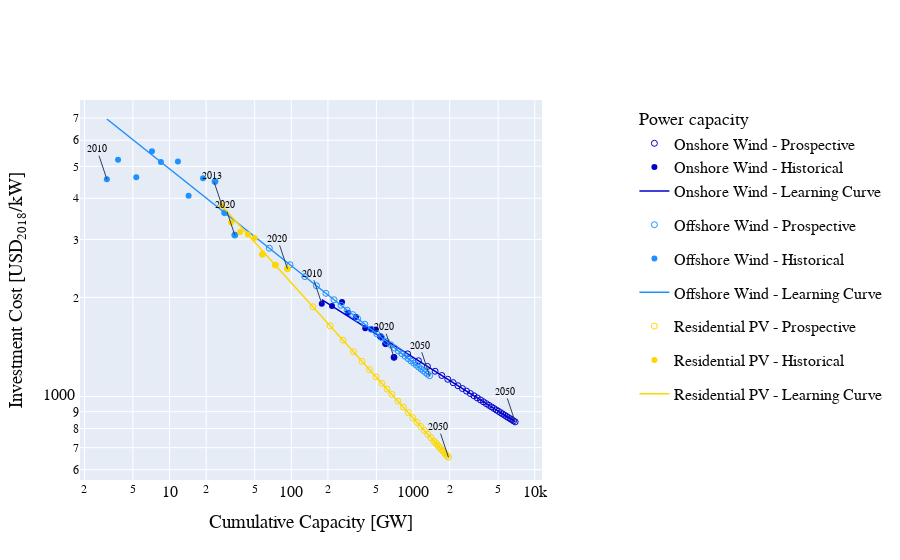

Notebook code for this chart:
### Code cell
hist_installed_cap = hist_cost['installed_cap']
hist_c_inv = hist_cost['c_inv']
hist_year = hist_cost['year']

future_installed_cap = future_cost['installed_cap']
future_c_inv = future_cost['c_inv']

first_point_year = hist_cost[(hist_cost.c_inv >= 0)].year.min()
last_hist_point_year = hist_cost[(hist_cost.c_inv >= 0)].year.max()
log_first_point = np.log10(hist_cost[(hist_cost.year == first_point_year)].installed_cap)
log_last_point = np.log10(future_cost[(future_cost.year == 2050)].installed_cap)

x_reg = np.logspace(float(log_first_point), float(log_last_point), 100)
y_reg = np.exp(a+b*np.log(x_reg))

first_x = float(hist_cost[(hist_cost.c_inv >= 0) & (hist_cost.year == first_point_year)].installed_cap)
first_y = float(hist_cost[(hist_cost.c_inv >= 0) & (hist_cost.year == first_point_year)].c_inv)
first_year = int(hist_cost[(hist_cost.c_inv >= 0) & (hist_cost.year == first_point_year)].year)

last_x = float(hist_cost[(hist_cost.c_inv >= 0) & (hist_cost.year == last_hist_point_year)].installed_cap)
last_y = float(hist_cost[(hist_cost.c_inv >= 0) & (hist_cost.year == last_hist_point_year)].c_inv)
last_year = int(hist_cost[(hist_cost.c_inv >= 0) & (hist_cost.year == last_hist_point_year)].year)

prosp_x = float(future_cost[(future_cost.c_inv >= 0) & (future_cost.year == 2050)].installed_cap)
prosp_y = float(future_cost[(future_cost.c_inv >= 0) & (future_cost.year == 2050)].c_inv)
prosp_year = 2050

# Add traces

fig.add_trace(go.Scatter(x=future_installed_cap, y=future_c_inv,
                         mode='markers',
                         marker_symbol='circle-open',
                         name='Residential PV - Prospective',
                         marker = dict(color=colour_res_pv, size=marker_size)))

fig.add_trace(go.Scatter(x=hist_installed_cap, y=hist_c_inv,
                         #text = hist_year,
                         #textposition='top right',
                         textfont_size=years_font_size,
                         mode='markers+text',
                         marker_symbol='circle',
                         name='Residential PV - Historical',
                         marker = dict(color=colour_res_pv, size=marker_size)))

fig.add_trace(go.Scatter(x=x_reg, y=y_reg,
                         mode='lines',
                         name='Residential PV - Learning Curve',
                         line=dict(color=colour_res_pv, width=line_width)))

fig.add_annotation(x=np.log10(first_x), y=np.log10(first_y),
            text=str(first_year),
            showarrow=True,
            font=dict(
                family="Times New Roman",
                size=years_font_size,
                color=colour_main_axis))

fig.add_annotation(x=np.log10(last_x), y=np.log10(last_y),
            text=str(last_year),
            showarrow=True,
            font=dict(
                family="Times New Roman",
                size=years_font_size,
                color=colour_main_axis))

fig.add_annotation(x=np.log10(prosp_x), y=np.log10(prosp_y),
            text=str(prosp_year),
            showarrow=True,
            font=dict(
                family="Times New Roman",
                size=years_font_size,
                color=colour_main_axis))

### Figure 1 — Plotly figure (JSON) as saved in the notebook; plotly's stock layout.template omitted (floating-point values rounded to 4 significant figures)
{"data": [{"legendgroup": "group", "legendgrouptitle": {"font": {"color": "rgb(10,10,10)"}, "text": "Power capacity"}, "marker": {"color": "rgb(0,0,205)", "size": 6, "symbol": "circle-open"}, "mode": "markers", "name": "Onshore Wind - Prospective", "type": "scatter", "x": [541, 595, 698, 903.2, 1108.0, 1314.0, 1519.0, 1724.0, 1929.0, 2134.0, 2340.0, 2545.0, 2750.0, 2957.0, 3165.0, 3372.0, 3580.0, 3787.0, 3994.0, 4202.0, 4409.0, 4616.0, 4824.0, 5031.0, 5239.0, 5446.0, 5653.0, 5861.0, 6068.0, 6275.0, 6483.0, 6690.0, 6898.0], "y": [1520.0, 1448.0, 1316.0, 1348.0, 1285.0, 1235.0, 1194.0, 1159.0, 1129.0, 1102.0, 1079.0, 1058, 1039.0, 1021.0, 1005.0, 990.6, 976.9, 964.1, 952.2, 941, 930.5, 920.5, 911.1, 902.2, 893.7, 885.6, 878.0, 870.6, 863.5, 856.8, 850.3, 844.1, 838.1]}, {"legendgroup": "group", "marker": {"color": "rgb(0,0,205)", "size": 6, "symbol": "circle"}, "mode": "markers+text", "name": "Onshore Wind - Historical", "textfont": {"size": 10}, "type": "scatter", "x": [178, 216, 261, 292, 340, 405, 453, 495, 541, 595, 698], "y": [1914, 1883, 1937, 1797, 1745, 1611, 1604, 1599, 1520, 1448, 1316]}, {"legendgroup": "group", "line": {"color": "rgb(0,0,205)", "width": 1.5}, "mode": "lines", "name": "Onshore Wind - Learning Curve", "type": "scatter", "x": [178.0, 184.7, 191.6, 198.9, 206.3, 214.1, 222.2, 230.5, 239.2, 248.2, 257.5, 267.2, 277.3, 287.7, 298.6, 309.8, 321.4, 333.5, 346.1, 359.1, 372.6, 386.7, 401.2, 416.3, 432.0, 448.2, 465.1, 482.6, 500.8, 519.6, 539.2, 559.4, 580.5, 602.3, 625.0, 648.5, 672.9, 698.3, 724.5, 751.8, 780.1, 809.4, 839.9, 871.5, 904.3, 938.3, 973.7, 1010.0, 1048.0, 1088.0, 1129.0, 1171.0, 1215.0, 1261.0, 1308.0, 1358.0, 1409.0, 1462.0, 1517.0, 1574.0, 1633.0, 1695.0, 1758.0, 1824.0, 1893.0, 1964.0, 2038.0, 2115.0, 2195.0, 2277.0, 2363.0, 2452.0, 2544.0, 2640.0, 2739.0, 2842.0, 2949.0, 3060.0, 3175.0, 3295.0, 3419.0, 3547.0, 3681.0, 3819.0, 3963.0, 4112.0, 4267.0, 4428.0, 4594.0, 4767.0, 4947.0, 5133.0, 5326.0, 5526.0, 5734.0, 5950.0, 6174.0, 6406.0, 6647.0, 6898.0], "y": [1970.0, 1953.0, 1936.0, 1920.0, 1903.0, 1887.0, 1871.0, 1855.0, 1839.0, 1823.0, 1807.0, 1792.0, 1776.0, 1761.0, 1746.0, 1731.0, 1716.0, 1701.0, 1687.0, 1672.0, 1658.0, 1643.0, 1629.0, 1615.0, 1601.0, 1588.0, 1574.0, 1560.0, 1547.0, 1534.0, 1521.0, 1507.0, 1495.0, 1482.0, 1469.0, 1456.0, 1444.0, 1431.0, 1419.0, 1407.0, 1395.0, 1383.0, 1371.0, 1359.0, 1347.0, 1336.0, 1324.0, 1313.0, 1302.0, 1291.0, 1279.0, 1268.0, 1258.0, 1247.0, 1236.0, 1225.0, 1215.0, 1204.0, 1194.0, 1184.0, 1174.0, 1163.0, 1153.0, 1144.0, 1134.0, 1124.0, 1114.0, 1105.0, 1095.0, 1086.0, 1077.0, 1067.0, 1058.0, 1049.0, 1040.0, 1031.0, 1022.0, 1013.0, 1005.0, 996.0, 987.5, 979.0, 970.6, 962.2, 953.9, 945.7, 937.6, 929.6, 921.6, 913.6, 905.8, 898.0, 890.3, 882.6, 875.0, 867.5, 860.1, 852.7, 845.3, 838.1]}, {"marker": {"color": "rgb(30,144,255)", "size": 6, "symbol": "circle-open"}, "mode": "markers", "name": "Offshore Wind - Prospective", "type": "scatter", "x": [23.63, 28.36, 34.37, 66.02, 97.67, 129.3, 161.0, 192.6, 224.3, 255.9, 287.6, 319.2, 350.9, 401.7, 452.5, 503.4, 554.2, 605.0, 655.9, 706.7, 757.5, 808.4, 859.2, 910.0, 960.8, 1012.0, 1062.0, 1113.0, 1164.0, 1215.0, 1266.0, 1317.0, 1367.0], "y": [4496, 3615, 3092, 2820, 2513, 2314, 2170, 2058, 1968, 1893, 1829, 1774, 1725, 1658, 1601, 1552, 1508, 1470, 1436, 1404, 1376, 1350, 1326, 1304, 1283, 1264, 1246, 1229, 1213, 1198, 1183, 1170, 1157]}, {"marker": {"color": "rgb(30,144,255)", "size": 6, "symbol": "circle"}, "mode": "markers+text", "name": "Offshore Wind - Historical", "textfont": {"size": 10}, "type": "scatter", "x": [3.056, 3.776, 5.334, 7.171, 8.492, 11.72, 14.34, 18.84, 23.63, 28.36, 34.37], "y": [4569, 5233, 4631, 5554, 5153, 5168, 4069, 4597, 4496, 3615, 3092]}, {"line": {"color": "rgb(30,144,255)", "width": 1.5}, "mode": "lines", "name": "Offshore Wind - Learning Curve", "type": "scatter", "x": [3.056, 3.25, 3.457, 3.677, 3.911, 4.159, 4.424, 4.705, 5.004, 5.323, 5.661, 6.021, 6.404, 6.811, 7.245, 7.705, 8.195, 8.716, 9.271, 9.86, 10.49, 11.15, 11.86, 12.62, 13.42, 14.27, 15.18, 16.15, 17.17, 18.27, 19.43, 20.66, 21.98, 23.37, 24.86, 26.44, 28.12, 29.91, 31.81, 33.84, 35.99, 38.28, 40.71, 43.3, 46.05, 48.98, 52.1, 55.41, 58.93, 62.68, 66.67, 70.91, 75.42, 80.21, 85.31, 90.74, 96.51, 102.6, 109.2, 116.1, 123.5, 131.4, 139.7, 148.6, 158.0, 168.1, 178.8, 190.2, 202.2, 215.1, 228.8, 243.3, 258.8, 275.3, 292.8, 311.4, 331.2, 352.3, 374.7, 398.5, 423.8, 450.8, 479.4, 509.9, 542.4, 576.8, 613.5, 652.5, 694.0, 738.2, 785.1, 835.1, 888.2, 944.6, 1005.0, 1069.0, 1137.0, 1209.0, 1286.0, 1367.0], "y": [6959.0, 6834.0, 6711.0, 6591.0, 6472.0, 6356.0, 6242.0, 6130.0, 6020.0, 5912.0, 5805.0, 5701.0, 5599.0, 5498.0, 5399.0, 5302.0, 5207.0, 5114.0, 5022.0, 4932.0, 4843.0, 4756.0, 4671.0, 4587.0, 4504.0, 4423.0, 4344.0, 4266.0, 4189.0, 4114.0, 4040.0, 3968.0, 3896.0, 3826.0, 3758.0, 3690.0, 3624.0, 3559.0, 3495.0, 3432.0, 3370.0, 3310.0, 3250.0, 3192.0, 3135.0, 3078.0, 3023.0, 2969.0, 2915.0, 2863.0, 2812.0, 2761.0, 2711.0, 2663.0, 2615.0, 2568.0, 2522.0, 2476.0, 2432.0, 2388.0, 2345.0, 2303.0, 2262.0, 2221.0, 2181.0, 2142.0, 2104.0, 2066.0, 2029.0, 1992.0, 1957.0, 1921.0, 1887.0, 1853.0, 1820.0, 1787.0, 1755.0, 1723.0, 1692.0, 1662.0, 1632.0, 1603.0, 1574.0, 1546.0, 1518.0, 1491.0, 1464.0, 1438.0, 1412.0, 1387.0, 1362.0, 1337.0, 1313.0, 1290.0, 1266.0, 1244.0, 1221.0, 1199.0, 1178.0, 1157.0]}, {"marker": {"color": "rgb(255,215,0)", "size": 6, "symbol": "circle-open"}, "mode": "markers", "name": "Residential PV - Prospective", "type": "scatter", "x": [58, 74, 93, 150.7, 208.3, 266.0, 323.7, 381.4, 439.1, 496.7, 554.4, 612.1, 669.7, 751.1, 832.6, 914.0, 995.4, 1077.0, 1158.0, 1240.0, 1321, 1402.0, 1484.0, 1531.0, 1578.0, 1625.0, 1672.0, 1719.0, 1766.0, 1813.0, 1860.0, 1907.0, 1954.0], "y": [2705.0, 2507.0, 2443.0, 1873.0, 1640.0, 1483.0, 1368.0, 1279.0, 1208.0, 1148.0, 1097.0, 1054.0, 1015.0, 968.8, 928.8, 893.9, 863.1, 835.7, 811.1, 788.8, 768.5, 749.9, 732.7, 723.4, 714.5, 705.9, 697.7, 689.8, 682.2, 674.9, 667.9, 661.1, 654.5]}, {"marker": {"color": "rgb(255,215,0)", "size": 6, "symbol": "circle"}, "mode": "markers+text", "name": "Residential PV - Historical", "textfont": {"size": 10}, "type": "scatter", "x": [27, 32, 38, 44, 50, 58, 74, 93], "y": [3794, 3379, 3158, 3103, 3027, 2705, 2507, 2443]}, {"line": {"color": "rgb(255,215,0)", "width": 1.5}, "mode": "lines", "name": "Residential PV - Learning Curve", "type": "scatter", "x": [27.0, 28.19, 29.44, 30.74, 32.1, 33.52, 35.0, 36.55, 38.16, 39.85, 41.61, 43.45, 45.37, 47.37, 49.47, 51.65, 53.94, 56.32, 58.81, 61.41, 64.12, 66.96, 69.92, 73.01, 76.24, 79.6, 83.12, 86.8, 90.63, 94.64, 98.82, 103.2, 107.8, 112.5, 117.5, 122.7, 128.1, 133.8, 139.7, 145.8, 152.3, 159.0, 166.1, 173.4, 181.1, 189.1, 197.4, 206.1, 215.3, 224.8, 234.7, 245.1, 255.9, 267.2, 279.0, 291.4, 304.2, 317.7, 331.7, 346.4, 361.7, 377.7, 394.4, 411.8, 430.0, 449.0, 468.9, 489.6, 511.2, 533.8, 557.4, 582.0, 607.8, 634.6, 662.7, 692.0, 722.6, 754.5, 787.8, 822.7, 859.0, 897.0, 936.6, 978.0, 1021.0, 1066.0, 1114.0, 1163.0, 1214.0, 1268.0, 1324.0, 1382.0, 1443.0, 1507.0, 1574.0, 1643.0, 1716.0, 1792.0, 1871.0, 1954.0], "y": [3791.0, 3725.0, 3659.0, 3595.0, 3532.0, 3469.0, 3408.0, 3349.0, 3290.0, 3232.0, 3175.0, 3119.0, 3064.0, 3010.0, 2957.0, 2905.0, 2854.0, 2804.0, 2755.0, 2706.0, 2659.0, 2612.0, 2566.0, 2521.0, 2477.0, 2433.0, 2390.0, 2348.0, 2307.0, 2266.0, 2226.0, 2187.0, 2149.0, 2111.0, 2074.0, 2037.0, 2002.0, 1966.0, 1932.0, 1898.0, 1864.0, 1832.0, 1799.0, 1768.0, 1737.0, 1706.0, 1676.0, 1647.0, 1618.0, 1589.0, 1561.0, 1534.0, 1507.0, 1480.0, 1454.0, 1429.0, 1404.0, 1379.0, 1355.0, 1331.0, 1307.0, 1285.0, 1262.0, 1240.0, 1218.0, 1196.0, 1175.0, 1155.0, 1134.0, 1115.0, 1095.0, 1076.0, 1057.0, 1038.0, 1020.0, 1002.0, 984.3, 967.0, 950.0, 933.3, 916.9, 900.8, 884.9, 869.4, 854.1, 839.1, 824.3, 809.8, 795.6, 781.6, 767.8, 754.3, 741.1, 728.0, 715.2, 702.6, 690.3, 678.1, 666.2, 654.5]}], "layout": {"annotations": [{"font": {"color": "rgb(10,10,10)", "family": "Times New Roman", "size": 10}, "showarrow": true, "text": "2010", "x": 2.25, "y": 3.282}, {"font": {"color": "rgb(10,10,10)", "family": "Times New Roman", "size": 10}, "showarrow": true, "text": "2020", "x": 2.844, "y": 3.119}, {"font": {"color": "rgb(10,10,10)", "family": "Times New Roman", "size": 10}, "showarrow": true, "text": "2050", "x": 3.839, "y": 2.923}, {"font": {"color": "rgb(10,10,10)", "family": "Times New Roman", "size": 10}, "showarrow": true, "text": "2010", "x": 0.4852, "y": 3.66}, {"font": {"color": "rgb(10,10,10)", "family": "Times New Roman", "size": 10}, "showarrow": true, "text": "2020", "x": 1.536, "y": 3.49}, {"font": {"color": "rgb(10,10,10)", "family": "Times New Roman", "size": 10}, "showarrow": true, "text": "2050", "x": 3.136, "y": 3.063}, {"font": {"color": "rgb(10,10,10)", "family": "Times New Roman", "size": 10}, "showarrow": true, "text": "2013", "x": 1.431, "y": 3.579}, {"font": {"color": "rgb(10,10,10)", "family": "Times New Roman", "size": 10}, "showarrow": true, "text": "2020", "x": 1.968, "y": 3.388}, {"font": {"color": "rgb(10,10,10)", "family": "Times New Roman", "size": 10}, "showarrow": true, "text": "2050", "x": 3.291, "y": 2.816}], "font": {"color": "rgb(10,10,10)", "family": "Times New Roman", "size": 16}, "legend": {"x": 1.2}, "title": {"text": "", "y": 1}, "xaxis": {"showgrid": true, "title": {"font": {"family": "Times New Roman"}, "text": "Cumulative Capacity [GW]"}, "type": "log"}, "xaxis2": {"anchor": "y", "automargin": true, "color": "rgb(105,105,105)", "overlaying": "x", "showgrid": true, "side": "top", "title": {"font": {"color": "rgb(10,10,10)", "family": "Times New Roman"}, "text": "CO<sub>2</sub> capture capacity [Mtpa]"}, "type": "log"}, "yaxis": {"showgrid": true, "title": {"font": {"family": "Times New Roman"}, "text": "Investment Cost [USD<sub>2018</sub>/kW]"}, "type": "log"}, "yaxis2": {"anchor": "x", "automargin": true, "color": "rgb(105,105,105)", "overlaying": "y", "showgrid": true, "side": "right", "title": {"font": {"color": "rgb(10,10,10)", "family": "Times New Roman"}, "text": "Cost of CO<sub>2</sub> capture [USD<sub>2018</sub>/tCO<sub>2</sub>]"}, "type": "log"}}}
